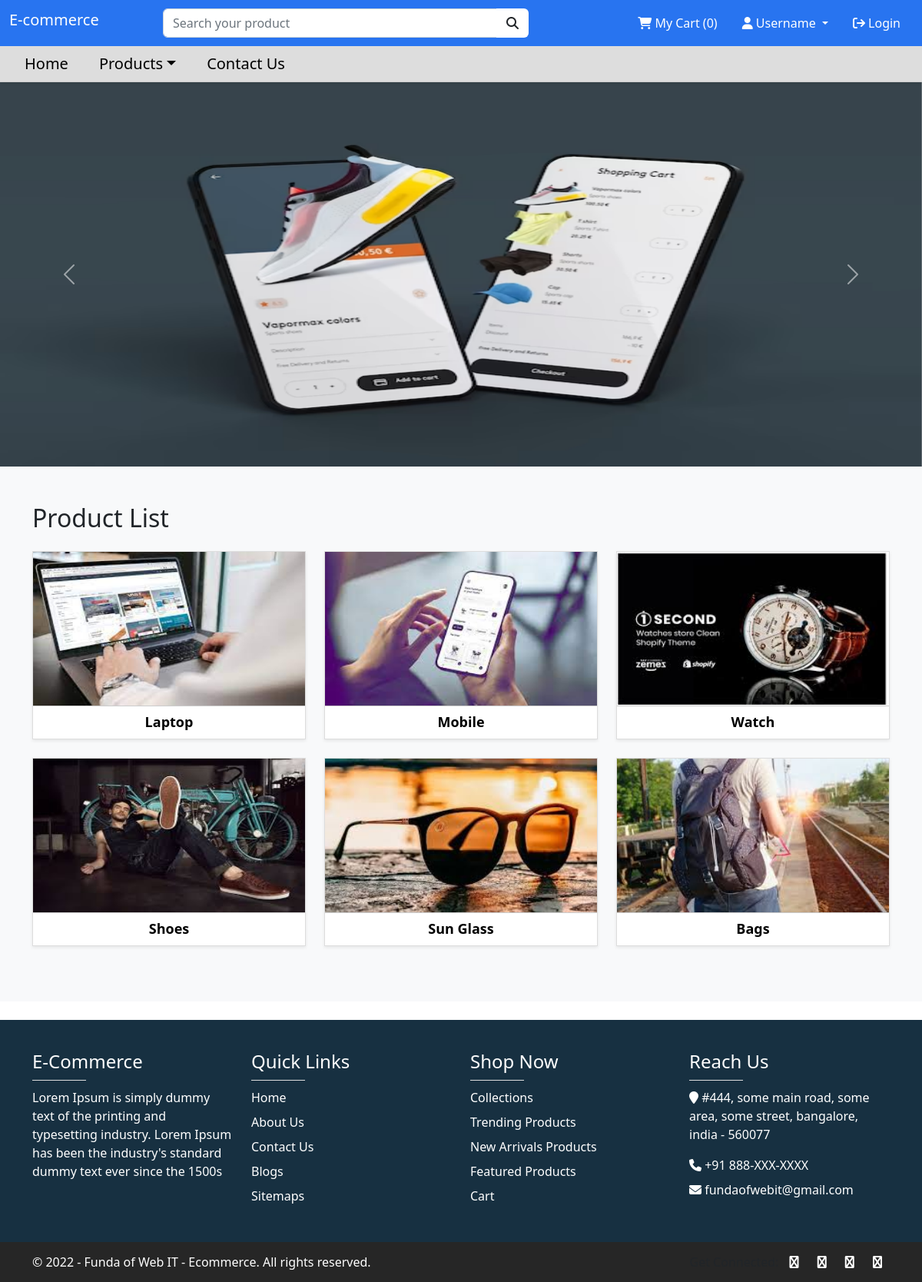
The page / on the database its author committed.
### tables this page shows
CREATE TABLE `category_list` (
  `id` int(20) NOT NULL,
  `name` varchar(50) NOT NULL,
  `image` varchar(50) NOT NULL
);

### index.php (the view, shortened to what this page needs)
<?php
	include('connection.php');
$sql="SELECT * FROM category_list";
$result=$conn->query($sql);
?>
<!DOCTYPE html>
<html>
<head>
	<?php include 'common/head.php'; ?>
</head>
<body>
	<?php include 'common/nav.php'; ?>
    <div id="carouselExampleCaptions" class="carousel slide" data-bs-ride="false">
        <div class="carousel-inner">
            <div class="carousel-item active">
                <img src="image/1.avif" class="d-block" alt="..." width="100%" height="500px">
            </div>
        </div>
        <button class="carousel-control-prev" type="button" data-bs-target="#carouselExampleCaptions"
            data-bs-slide="prev">
            <span class="carousel-control-prev-icon" aria-hidden="true"></span>
        </button>
        <button class="carousel-control-next" type="button" data-bs-target="#carouselExampleCaptions"
            data-bs-slide="next">
            <span class="carousel-control-next-icon" aria-hidden="true"></span>
        </button>
    </div>
<?php if($result->num_rows > 0){ ?>
    <div class="py-3 py-md-5 bg-light">
        <div class="container">
            <div class="row">
                <div class="col-md-12">
                    <h2 class="mb-4">Product List</h2>
                </div>
                <?php foreach ($result as $row) { ?>
                <div class="col-6 col-md-4">
                    <div class="category-card">
                        <a href="productlist.php?category=<?= $row['name'] ?>">
                            <div class="category-card-img">
                                <img src="image/<?= $row['image'] ?>" class="" alt="Laptop" width="100%" height="200">
                            </div>
                            <div class="category-card-body">
                                <h5 style="text-transform: capitalize;"><?= $row['name'] ?></h5>
                            </div>
                        </a>
                    </div>
                </div>
            <?php } ?>
            </div>
        </div>
    </div>
<br>
<?php
}
else{
	echo "category not found";
}
	include ('common/footer.php');
 ?>
</body>
</html>

### style.css (style rules this page uses)
.category-card { border: 1px solid #ddd; box-shadow: 0 0.125rem 0.25rem rgb(0 0 0 / 8%); margin-bottom: 24px; background-color: #fff; }
.category-card img { transition: 1.2s; }
.category-card a { text-decoration: none; }
.category-card .category-card-img { max-height: 260px; overflow: hidden; border-bottom: 1px solid #ccc; }
.category-card .category-card-body { padding: 10px 16px; }
.category-card .category-card-body h5 { margin-bottom: 0px; font-size: 18px; font-weight: 600; color: #000; text-align: center; }

### rows shown on the page
category_list: image (picture), name "Laptop"
category_list: image (picture), name "Mobile"
category_list: image (picture), name "Watch"
category_list: image (picture), name "Shoes"
category_list: image (picture), name "Sun Glass"
category_list: image (picture), name "Bags"

### other values the page prints
$count "0"
